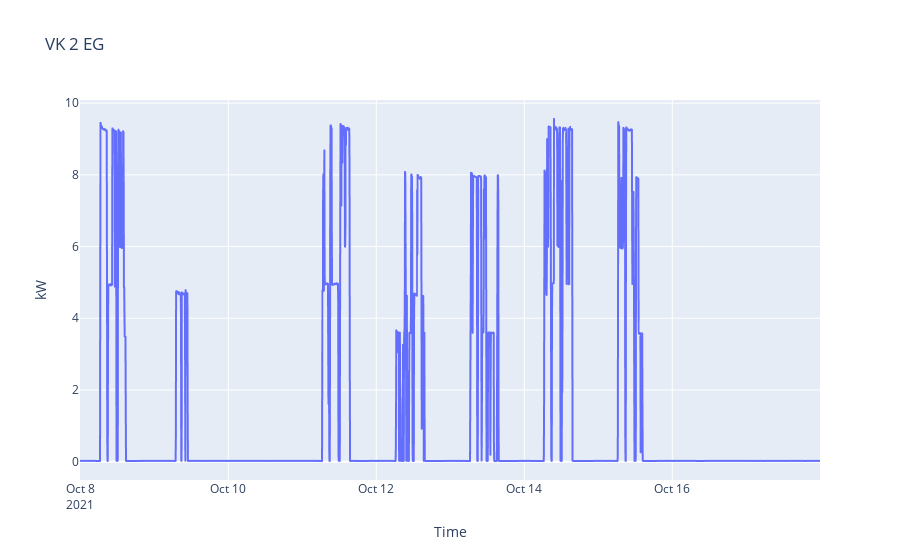

Source (notebook cell):
### Code cell
px.line(
    x=df_1T.index, y=df_1T.kw, 
    title='VK 2 EG',
    labels={
        'x': 'Time',
        'y': 'kW'
    })

### Figure 1 — Plotly figure (JSON) as saved in the notebook; plotly's stock layout.template omitted (floating-point values rounded to 4 significant figures; data arrays with more than 128 entries replaced by an {"elided": "..."} marker saying what was removed)
{"data": [{"hovertemplate": "Time=%{x}<br>kW=%{y}<extra></extra>", "legendgroup": "", "line": {"color": "#636efa", "dash": "solid"}, "marker": {"symbol": "circle"}, "mode": "lines", "name": "", "showlegend": false, "type": "scattergl", "x": {"elided": "2881 str values"}, "xaxis": "x", "y": {"elided": "2881 float values"}, "yaxis": "y"}], "layout": {"legend": {"tracegroupgap": 0}, "title": {"text": "VK 2 EG"}, "xaxis": {"anchor": "y", "domain": [0, 1], "title": {"text": "Time"}}, "yaxis": {"anchor": "x", "domain": [0, 1], "title": {"text": "kW"}}}}
